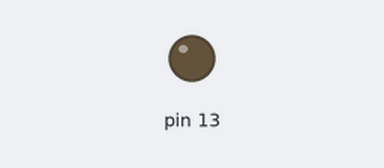
A sketch run on a simulated Arduino Uno, built with avr-gcc and run on an emulated ATmega328P. On the bench: output pins drawn as LEDs (lit = HIGH).

Above: at 1.5 s.
At 5.65 s:
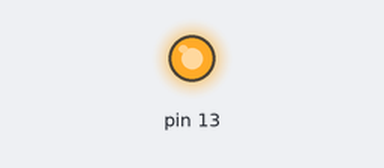
Timing chart, 0 to 6.0 s (numbered marks = the images above):
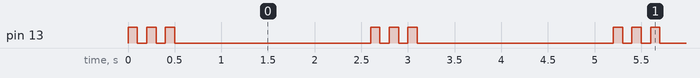

Measured:
- by itself, pin 13: repeats every 2.6 s: 2 × (LOW 0.10 s, HIGH 0.10 s), LOW 2.1 s, HIGH 0.10 s
- by itself, everything shown: repeats every 2.6 s, in 6 steps

The sketch:

function.ino
```cpp
void setup() {
  pinMode(13, OUTPUT);
}

void blink(int count){
  for (int i = 0; i < count; i++){
    digitalWrite(13, HIGH);
    delay(100);
    digitalWrite(13, LOW);
    delay(100);
  }
}

void loop() {
  blink(3);
  delay(2000);
}
```
